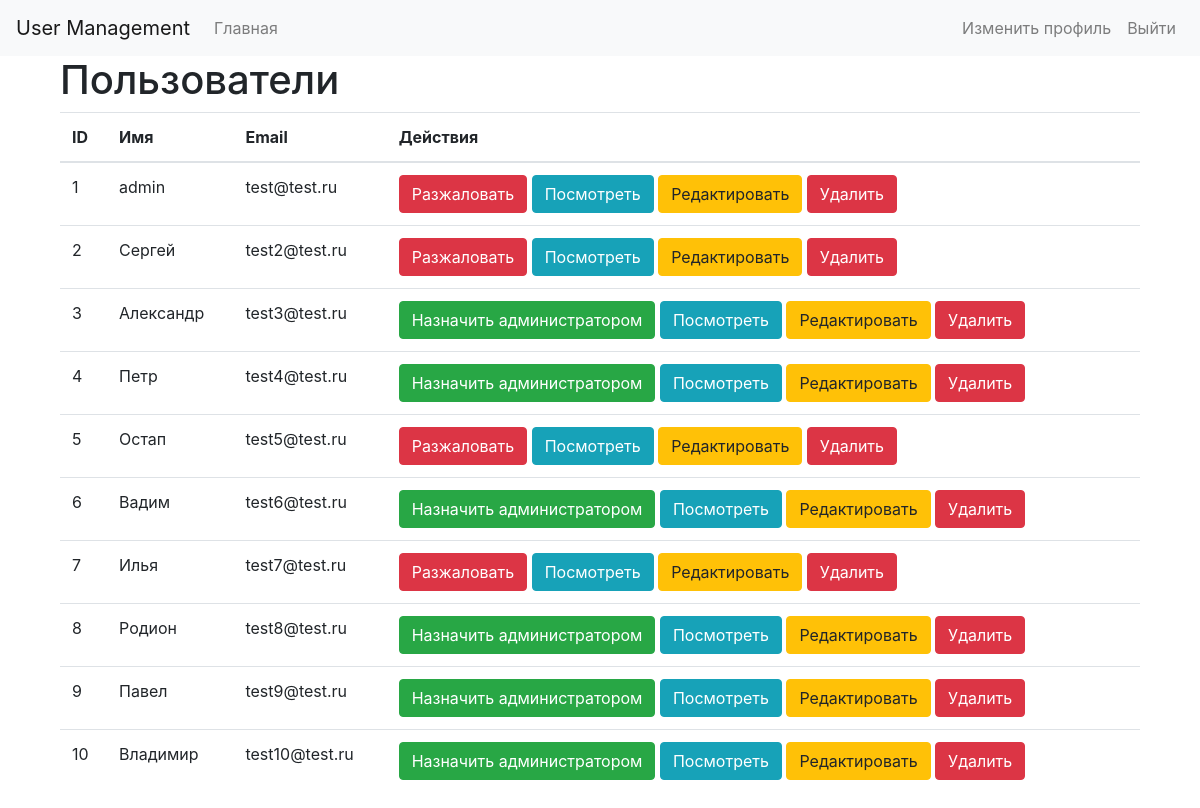
Screenshot of /users/index.php (signed in) with the database file from the repository.
### tables this page shows
CREATE TABLE `users` (
  `id` int(11) NOT NULL,
  `email` varchar(255) NOT NULL,
  `username` varchar(255) NOT NULL,
  `password` varchar(255) NOT NULL,
  `group_id` int(255) NOT NULL DEFAULT 1,
  `date` date NOT NULL,
  `status` varchar(255) NOT NULL
);

### classes/Database.php (called while the page is built, shortened)
<?php
class Database
{
    private $pdo, $query, $error = false;
    private function __construct()
    {
        try{
        $this->pdo = new PDO('mysql:host='.Config::get('mysql.host').';dbname=' .Config::get('mysql.database'), Config::get('mysql.username'), Config::get('mysql.password'));
        } catch(PDOException $exception){
            die($exception->getMessage());
        }
    }
    public function query($sql, $params = [])
    {
        $this->error = false;
        $this->query = $this->pdo->prepare($sql);
        if(count($params)){
            $i = 1;
            foreach($params as $param){
                $this->query->bindValue($i, $param);
                $i++;
            }
        }
        if(!$this->query->execute()){
            $this->error = true;
        } else {
            $this->results = $this->query->fetchAll(PDO::FETCH_OBJ);
            $this->count = $this->query->rowCount();
        }
        return $this;
    }
    public function get($table, $where = [])
    {
        return $this->action('SELECT *', $table, $where);
    }
    public function action($action, $table, $where = [])
    {
       $operators = ['>', '<', '=', '>=', '<=', '!='];
       $field = $where[0];
       $operator = $where[1];
       $value = $where[2];
       if(count($where) === 3){
            if(in_array($operator, $operators)){
                $sql = "{$action} FROM {$table} WHERE {$field} {$operator} ?";
                if(!$this->query($sql, [$value])->error()){
                    return $this;
                }
            }
       }
    }
    public function count()
    {
        return $this->count;
    }
    public function error()
    {
        return $this->error;
    }
}

### classes/Config.php (called while the page is built)
<?php
class Config
{
    public static function get($path = null)
    {
        if($path){
            $path = explode('.', $path);
            $config = $GLOBALS['config'];
            foreach($path as $item){
                if (isset($config[$item])){
                    $config = $config[$item];
                }
            }
            return $config;
        }
        return false;
    }
}

### classes/User.php (called while the page is built, shortened)
<?php
class User {
    private $db = null, $data, $isLoggedIn, $session_name, $cookieName, $users_table;
    public function __construct($user = null)
    {
        $this->db = Database::getInstance();
        $this->session_name = Config::get('session.user_session');
        $this->users_table = Config::get('mysql.users_table');
        if(!$user){
            if(Session::exists($this->session_name)){
                $user = Session::get($this->session_name);
                if($this->find($user)){
                    $this->isLoggedIn = true;
                }
            }
        }else{
            $this->find($user);
        }
    }
    public function find($value = null)
    {
        if(is_numeric($value)){
            $this->data = $this->db->get($this->users_table, ['id', '=', $value])->first();
        }else{
            $this->data = $this->db->get($this->users_table, ['email', '=', $value])->first();
        }
        if($this->data){
            return true;
        }
        return false;
    }
    public function list($number = PHP_INT_MAX)
    {
        $list = $this->db->get($this->users_table, ['id', '>', 0]);
        $list->results = array_reverse($list->results);
        $ids = array_column($list->results, 'id');
        $usernames = array_column($list->results, 'username');
        $emails = array_column($list->results, 'email');
        $dates = array_column($list->results, 'date');
        $group_ids = array_column($list->results, 'group_id');
        $users_list = [];
        $i = 0;
        foreach($ids as $key => $id){
            if ($i < $number){
                    $date = new DateTime($dates[$key]);
                    $users_list[$i] = [$ids[$key], $usernames[$key], $emails[$key], $date->format('d/m/Y'), $group_ids[$key]];
                }
            $i++;
            }
        return array_reverse($users_list);
    }
}

### classes/Output.php (the view, shortened to what this page needs)
<?php
class Output
{
    public static function links($links =[], $id = null)
    {
        $result = '';
        foreach ($links as $link){
            switch($link){
                case ('/logout.php'):
                    $result .= "<li class=\"nav-item\"><a href=\"{$link}\" class=\"nav-link\">Выйти</a></li>";
                break;
                case ('/users/edit.php'):
                    $result .= "<li class=\"nav-item\"><a href=\"{$link}?id={$id}\" class=\"nav-link\">Изменить профиль</a></li>";
                break;
            }
        }
        return $result;
    }
    public static function users_list($users =[], $admin = null)
    {
        if($users){
            $list = "";
            if (!$admin){
                foreach($users as $user){
                    $list .= "<tr>
                            <td>{$user[0]}</td>
                            <td><a href=\"user_profile.php?id={$user[0]}\">{$user[1]}</a></td>
                            <td>{$user[2]}</td>
                            <td>{$user[3]}</td>
                        </tr>";
                }
            }else{
                foreach($users as $user){
                    if($user[4] == 1){
                        $text_button = "Назначить администратором";
                        $class = "success";
                    } else {
                        $text_button = "Разжаловать";
                        $class = "danger";
                    }
                    $list .= "<tr>
                            <td>{$user[0]}</td>
                            <td>{$user[1]}</a></td>
                            <td>{$user[2]}</td>
                            <td>
                                <a href=\"/editgroup.php?id={$user[0]}\" class=\"btn btn-{$class}\">{$text_button}</a>
                                <a href=\"/user_profile.php?id={$user[0]}\" class=\"btn btn-info\">Посмотреть</a>
                                <a href=\"/users/edit.php?id={$user[0]}\" class=\"btn btn-warning\">Редактировать</a>
                                <a href=\"/deleteuser.php?id={$user[0]}\" class=\"btn btn-danger\" onclick=\"return confirm('Вы уверены?');\">Удалить</a>
                            </td>
                        </tr>";
                }
            }
        }
        return $list;
    }
}

### rows the page displays
users: id "1", username "admin", email "test@test.ru", group "Разжаловать"
users: id "2", username "Сергей", email "test2@test.ru", group "Разжаловать"
users: id "3", username "Александр", email "test3@test.ru", group "Назначить администратором"
users: id "4", username "Петр", email "test4@test.ru", group "Назначить администратором"
users: id "5", username "Остап", email "test5@test.ru", group "Разжаловать"
users: id "6", username "Вадим", email "test6@test.ru", group "Назначить администратором"
users: id "7", username "Илья", email "test7@test.ru", group "Разжаловать"
users: id "8", username "Родион", email "test8@test.ru", group "Назначить администратором"
users: id "9", username "Павел", email "test9@test.ru", group "Назначить администратором"
users: id "10", username "Владимир", email "test10@test.ru", group "Назначить администратором"
